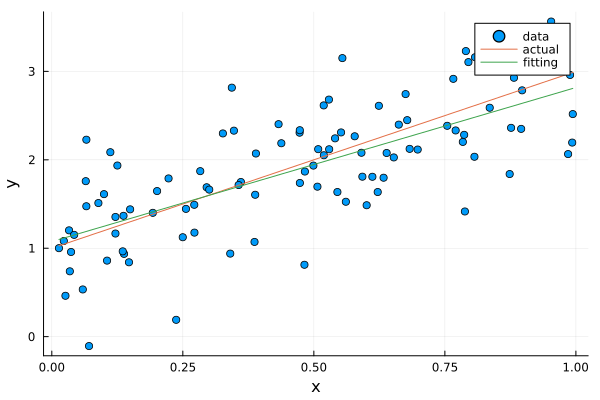

Here is the Julia script that generated this plot:
using Plots

# xの行数は次元数、列数がデータ数
# yは横ベクトル

function linear_regress(x, y)
    Dimentions = size(x, 1)
    Data_Numbers = size(x, 2)
    A = hcat(ones(Data_Numbers), x')
    w = (A' * A) \ (A' * y')
    return w[1], w[2:Dimentions+1]
end

function createPlot(Data_Numbers)
    x = rand(Data_Numbers)
    y = 2*x .+ 1 + 0.5*randn(Data_Numbers)
    w0, w = linear_regress(x', y')
    plot(x, y, st=scatter, xlabel="x", ylabel="y", label="data"); plot!(x -> 2x+1, label="actual"); plot!(x -> w[1]*x + w0, label="fitting")
end

Data_Numbers = 100
createPlot(Data_Numbers)
